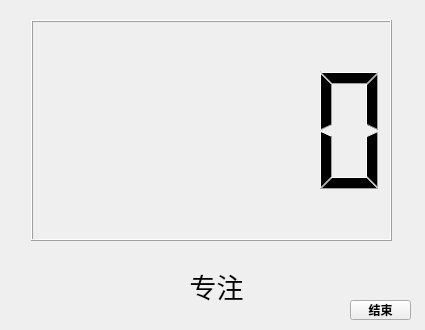
<?xml version="1.0" encoding="UTF-8"?>
<ui version="4.0">
 <class>TmtClk</class>
 <widget class="QWidget" name="TmtClk">
  <property name="geometry">
   <rect>
    <x>0</x>
    <y>0</y>
    <width>425</width>
    <height>330</height>
   </rect>
  </property>
  <property name="windowTitle">
   <string>Form</string>
  </property>
  <property name="autoFillBackground">
   <bool>false</bool>
  </property>
  <property name="styleSheet">
   <string notr="true">background-image: url(:/new/prefix1/image/cut-tomato.png);</string>
  </property>
  <widget class="QLCDNumber" name="Timer">
   <property name="geometry">
    <rect>
     <x>31</x>
     <y>20</y>
     <width>361</width>
     <height>221</height>
    </rect>
   </property>
  </widget>
  <widget class="QLabel" name="label_clk">
   <property name="geometry">
    <rect>
     <x>1</x>
     <y>240</y>
     <width>431</width>
     <height>91</height>
    </rect>
   </property>
   <property name="font">
    <font>
     <family>Microsoft YaHei</family>
     <pointsize>20</pointsize>
    </font>
   </property>
   <property name="text">
    <string>专注</string>
   </property>
   <property name="alignment">
    <set>Qt::AlignCenter</set>
   </property>
  </widget>
  <widget class="QPushButton" name="btn_end">
   <property name="geometry">
    <rect>
     <x>350</x>
     <y>300</y>
     <width>61</width>
     <height>20</height>
    </rect>
   </property>
   <property name="font">
    <font>
     <bold>true</bold>
    </font>
   </property>
   <property name="text">
    <string>结束</string>
   </property>
  </widget>
 </widget>
 <resources/>
 <connections/>
</ui>
